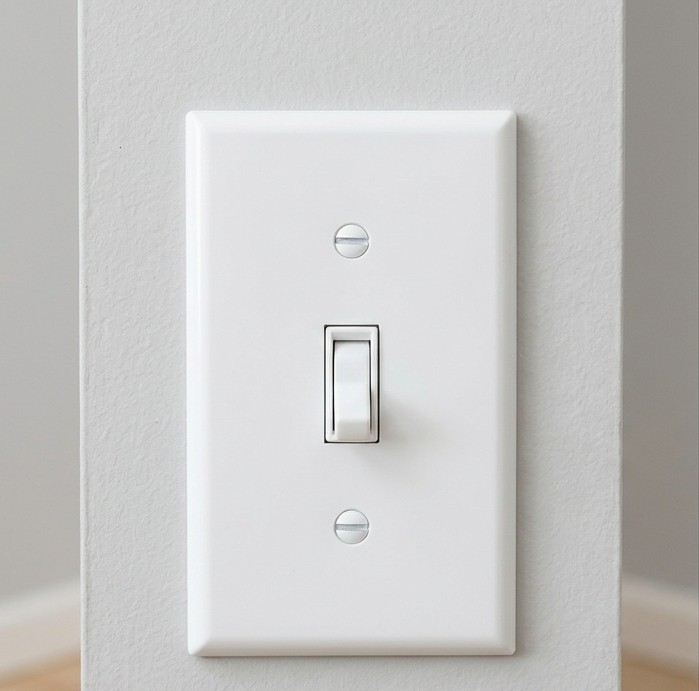
#> input picture data/anomalib_dataset_audit_v2/test/good/image1.jpg, 699 x 691 px
$ python review_training_images.py
#> lines starting #> are read from the running program, lines starting #| are printed output that depends on the picture

from pathlib import Path
from PIL import Image, ImageDraw, ImageOps

ROOT = Path(__file__).resolve().parent.parent

TRAIN_DIR = ROOT / "data" / "anomalib_dataset_audit_v2" / "train" / "good"
OUTPUT = ROOT / "data" / "patchcore_training_review.jpg"

THUMB_W = 280
THUMB_H = 230
LABEL_H = 42
COLS = 2
GAP = 16

files = sorted(
    TRAIN_DIR.glob("*"),
    key=lambda p: int(p.stem.replace("image", ""))
    if p.stem.replace("image", "").isdigit() else 9999
)

if not files:
    raise FileNotFoundError(
        f"No training images found in: {TRAIN_DIR}"
    )

rows = (len(files) + COLS - 1) // COLS
cell_h = THUMB_H + LABEL_H
sheet = Image.new(
    "RGB",
    (GAP + COLS * (THUMB_W + GAP), GAP + rows * (cell_h + GAP)),
    "white",
)
#> sheet: PIL image 608x304 RGB; every value is 255
draw = ImageDraw.Draw(sheet)

for index, path in enumerate(files):
    x = GAP + (index % COLS) * (THUMB_W + GAP)
    y = GAP + (index // COLS) * (cell_h + GAP)

    with Image.open(path) as source:
#> source is the input picture: PIL image 699x691 RGB; mean R, G, B 198.9, 198.1, 196.9
        image = ImageOps.exif_transpose(source).convert("RGB")
        original_size = image.size
#> original_size = (699, 691)
        image.thumbnail((THUMB_W, THUMB_H))
        canvas = Image.new("RGB", (THUMB_W, THUMB_H), "#eeeeee")
#> canvas: PIL image 280x230 RGB; every value is 238
        canvas.paste(
            image,
            ((THUMB_W - image.width) // 2,
             (THUMB_H - image.height) // 2),
        )
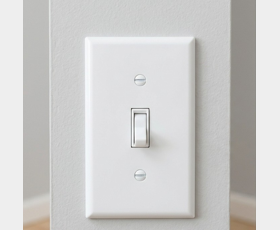
#> canvas: PIL image 280x230 RGB; mean R, G, B 205.5, 204.8, 203.8
        sheet.paste(canvas, (x, y))
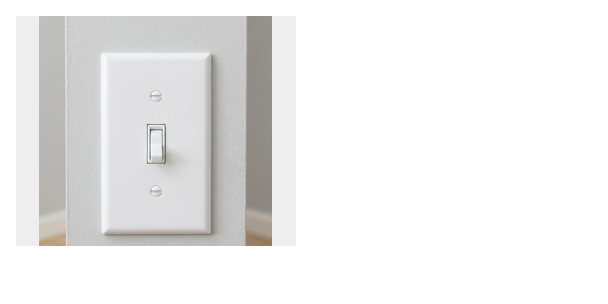
#> sheet: PIL image 608x304 RGB; mean R, G, B 237.8, 237.5, 237.2

    draw.text(
        (x, y + THUMB_H + 4),
        f"{path.name} | {original_size[0]}x{original_size[1]}",
        fill="black",
    )

sheet.save(OUTPUT, quality=95)
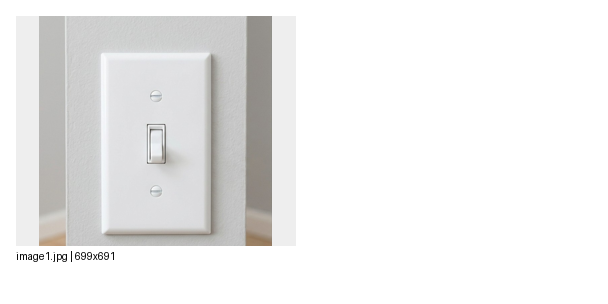
#> saved as patchcore_training_review.jpg: PIL image 608x304 RGB; mean R, G, B 237.4, 237.2, 236.8

print(f"Training review saved: {OUTPUT}")
print(f"Training images: {len(files)}")
print("Original images and model checkpoints were not modified.")

$ run again, on data/anomalib_dataset_audit_v2/train/good/image12.jpg
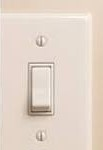
#> input picture data/anomalib_dataset_audit_v2/train/good/image12.jpg, 103 x 150 px
#> source is the input picture: PIL image 103x150 RGB; mean R, G, B 227.3, 213.1, 201.3
#> `canvas.paste( image, ((THUMB_W - image.width) // 2, (THUMB_H - image.h..`:
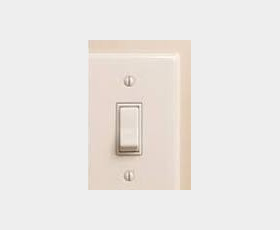
#> canvas: PIL image 280x230 RGB; mean R, G, B 235.4, 232, 229.2
#> `sheet.save(OUTPUT, quality=95)`:
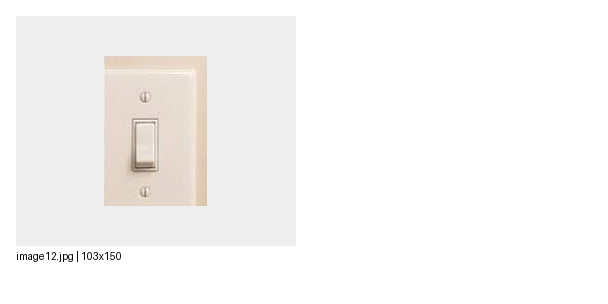
#> saved as patchcore_training_review.jpg: PIL image 608x304 RGB; mean R, G, B 247.9, 246.7, 245.7
